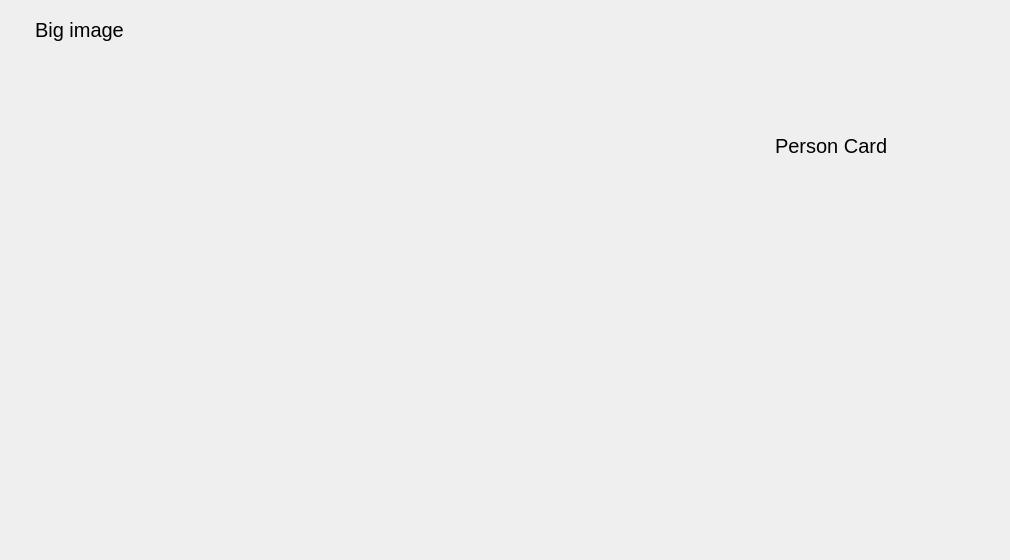
<?xml version="1.0" encoding="UTF-8"?>
<ui version="4.0">
 <class>SnapDataDetail</class>
 <widget class="QWidget" name="SnapDataDetail">
  <property name="geometry">
   <rect>
    <x>0</x>
    <y>0</y>
    <width>1010</width>
    <height>560</height>
   </rect>
  </property>
  <property name="windowTitle">
   <string>SnapDataDetail</string>
  </property>
  <layout class="QHBoxLayout" name="horizontalLayout">
   <property name="spacing">
    <number>20</number>
   </property>
   <property name="leftMargin">
    <number>25</number>
   </property>
   <property name="bottomMargin">
    <number>25</number>
   </property>
   <item>
    <layout class="QVBoxLayout" name="verticalLayout">
     <item>
      <widget class="QLabel" name="label">
       <property name="minimumSize">
        <size>
         <width>0</width>
         <height>35</height>
        </size>
       </property>
       <property name="maximumSize">
        <size>
         <width>16777215</width>
         <height>35</height>
        </size>
       </property>
       <property name="styleSheet">
        <string notr="true">margin:5px;font-size:20px</string>
       </property>
       <property name="text">
        <string>Big image</string>
       </property>
      </widget>
     </item>
     <item>
      <widget class="QLabel" name="bigPicLabel">
       <property name="minimumSize">
        <size>
         <width>720</width>
         <height>480</height>
        </size>
       </property>
       <property name="maximumSize">
        <size>
         <width>720</width>
         <height>480</height>
        </size>
       </property>
       <property name="text">
        <string/>
       </property>
      </widget>
     </item>
    </layout>
   </item>
   <item>
    <layout class="QVBoxLayout" name="verticalLayout_2">
     <item>
      <spacer name="verticalSpacer">
       <property name="orientation">
        <enum>Qt::Vertical</enum>
       </property>
       <property name="sizeHint" stdset="0">
        <size>
         <width>20</width>
         <height>40</height>
        </size>
       </property>
      </spacer>
     </item>
     <item>
      <widget class="QLabel" name="label_2">
       <property name="minimumSize">
        <size>
         <width>0</width>
         <height>35</height>
        </size>
       </property>
       <property name="maximumSize">
        <size>
         <width>16777215</width>
         <height>35</height>
        </size>
       </property>
       <property name="styleSheet">
        <string notr="true">margin:5px;font-size:20px</string>
       </property>
       <property name="text">
        <string>Person Card</string>
       </property>
      </widget>
     </item>
     <item>
      <widget class="SnapCard" name="snapCardWdt" native="true">
       <property name="minimumSize">
        <size>
         <width>230</width>
         <height>250</height>
        </size>
       </property>
       <property name="maximumSize">
        <size>
         <width>300</width>
         <height>250</height>
        </size>
       </property>
      </widget>
     </item>
     <item>
      <spacer name="verticalSpacer_2">
       <property name="orientation">
        <enum>Qt::Vertical</enum>
       </property>
       <property name="sizeHint" stdset="0">
        <size>
         <width>20</width>
         <height>40</height>
        </size>
       </property>
      </spacer>
     </item>
    </layout>
   </item>
  </layout>
 </widget>
 <layoutdefault spacing="6" margin="11"/>
 <customwidgets>
  <customwidget>
   <class>SnapCard</class>
   <extends>QWidget</extends>
   <header>snapcard.h</header>
   <container>1</container>
  </customwidget>
 </customwidgets>
 <resources/>
 <connections/>
</ui>
